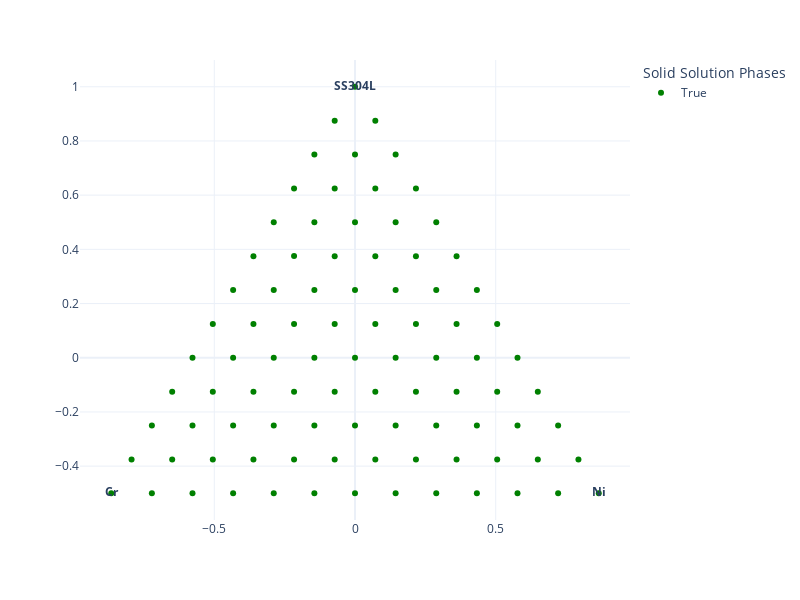

Write notebook code for a chart like this one.
### Code cell
fig = px.scatter(gridAtt_projected_df, x='x', y='y', color=gridFeasible, text=labels, hover_name=formulas,
              template='plotly_white', width=800, height=600, color_discrete_sequence=['green', 'red'], 
              labels={'color':'Solid Solution Phases', 'x':'', 'y':''})
fig.show()

### Figure 1 — Plotly figure (JSON) as saved in the notebook; plotly's stock layout.template omitted (floating-point values rounded to 4 significant figures)
{"data": [{"hovertemplate": "<b>%{hovertext}</b><br><br>Solid Solution Phases=True<br>=%{y}<br>text=%{text}<extra></extra>", "hovertext": ["(  0) Cr100.0 ", "(  1) Ni8.3 Cr91.7 ", "(  2) Ni16.7 Cr83.3 ", "(  3) Ni25.0 Cr75.0 ", "(  4) Ni33.3 Cr66.7 ", "(  5) Ni41.7 Cr58.3 ", "(  6) Ni50.0 Cr50.0 ", "(  7) Ni58.3 Cr41.7 ", "(  8) Ni66.7 Cr33.3 ", "(  9) Ni75.0 Cr25.0 ", "( 10) Ni83.3 Cr16.7 ", "( 11) Ni91.7 Cr8.3 ", "( 12) Ni100.0 ", "( 13) Ni0.8 Cr93.3 Fe5.9 ", "( 14) Ni9.1 Cr85.0 Fe5.9 ", "( 15) Ni17.5 Cr76.7 Fe5.9 ", "( 16) Ni25.8 Cr68.3 Fe5.9 ", "( 17) Ni34.1 Cr60.0 Fe5.9 ", "( 18) Ni42.5 Cr51.7 Fe5.9 ", "( 19) Ni50.8 Cr43.3 Fe5.9 ", "( 20) Ni59.1 Cr35.0 Fe5.9 ", "( 21) Ni67.5 Cr26.7 Fe5.9 ", "( 22) Ni75.8 Cr18.3 Fe5.9 ", "( 23) Ni84.1 Cr10.0 Fe5.9 ", "( 24) Ni92.5 Cr1.7 Fe5.9 ", "( 25) Ni1.6 Cr86.7 Fe11.7 ", "( 26) Ni9.9 Cr78.3 Fe11.7 ", "( 27) Ni18.3 Cr70.0 Fe11.7 ", "( 28) Ni26.6 Cr61.7 Fe11.7 ", "( 29) Ni34.9 Cr53.3 Fe11.7 ", "( 30) Ni43.3 Cr45.0 Fe11.7 ", "( 31) Ni51.6 Cr36.7 Fe11.7 ", "( 32) Ni59.9 Cr28.3 Fe11.7 ", "( 33) Ni68.3 Cr20.0 Fe11.7 ", "( 34) Ni76.6 Cr11.7 Fe11.7 ", "( 35) Ni84.9 Cr3.3 Fe11.7 ", "( 36) Ni2.4 Cr80.0 Fe17.6 ", "( 37) Ni10.7 Cr71.7 Fe17.6 ", "( 38) Ni19.1 Cr63.3 Fe17.6 ", "( 39) Ni27.4 Cr55.0 Fe17.6 ", "( 40) Ni35.7 Cr46.7 Fe17.6 ", "( 41) Ni44.1 Cr38.3 Fe17.6 ", "( 42) Ni52.4 Cr30.0 Fe17.6 ", "( 43) Ni60.7 Cr21.7 Fe17.6 ", "( 44) Ni69.1 Cr13.3 Fe17.6 ", "( 45) Ni77.4 Cr5.0 Fe17.6 ", "( 46) Ni3.2 Cr73.3 Fe23.5 ", "( 47) Ni11.5 Cr65.0 Fe23.5 ", "( 48) Ni19.9 Cr56.6 Fe23.5 ", "( 49) Ni28.2 Cr48.3 Fe23.5 ", "( 50) Ni36.5 Cr40.0 Fe23.5 ", "( 51) Ni44.9 Cr31.6 Fe23.5 ", "( 52) Ni53.2 Cr23.3 Fe23.5 ", "( 53) Ni61.5 Cr15.0 Fe23.5 ", "( 54) Ni69.9 Cr6.6 Fe23.5 ", "( 55) Ni4.0 Cr66.6 Fe29.4 ", "( 56) Ni12.3 Cr58.3 Fe29.4 ", "( 57) Ni20.7 Cr50.0 Fe29.4 ", "( 58) Ni29.0 Cr41.6 Fe29.4 ", "( 59) Ni37.3 Cr33.3 Fe29.4 ", "( 60) Ni45.7 Cr25.0 Fe29.4 ", "( 61) Ni54.0 Cr16.6 Fe29.4 ", "( 62) Ni62.3 Cr8.3 Fe29.4 ", "( 63) Ni4.8 Cr60.0 Fe35.2 ", "( 64) Ni13.1 Cr51.6 Fe35.2 ", "( 65) Ni21.5 Cr43.3 Fe35.2 ", "( 66) Ni29.8 Cr35.0 Fe35.2 ", "( 67) Ni38.1 Cr26.6 Fe35.2 ", "( 68) Ni46.5 Cr18.3 Fe35.2 ", "( 69) Ni54.8 Cr10.0 Fe35.2 ", "( 70) Ni5.6 Cr53.3 Fe41.1 ", "( 71) Ni13.9 Cr45.0 Fe41.1 ", "( 72) Ni22.3 Cr36.6 Fe41.1 ", "( 73) Ni30.6 Cr28.3 Fe41.1 ", "( 74) Ni38.9 Cr20.0 Fe41.1 ", "( 75) Ni47.3 Cr11.6 Fe41.1 ", "( 76) Ni6.4 Cr46.6 Fe47.0 ", "( 77) Ni14.7 Cr38.3 Fe47.0 ", "( 78) Ni23.1 Cr30.0 Fe47.0 ", "( 79) Ni31.4 Cr21.6 Fe47.0 ", "( 80) Ni39.7 Cr13.3 Fe47.0 ", "( 81) Ni7.2 Cr40.0 Fe52.8 ", "( 82) Ni15.5 Cr31.6 Fe52.8 ", "( 83) Ni23.9 Cr23.3 Fe52.8 ", "( 84) Ni32.2 Cr15.0 Fe52.8 ", "( 85) Ni8.0 Cr33.3 Fe58.7 ", "( 86) Ni16.3 Cr24.9 Fe58.7 ", "( 87) Ni24.7 Cr16.6 Fe58.7 ", "( 88) Ni8.8 Cr26.6 Fe64.6 ", "( 89) Ni17.1 Cr18.3 Fe64.6 ", "( 90) Ni9.6 Cr19.9 Fe70.4 "], "legendgroup": "True", "marker": {"color": "green", "symbol": "circle"}, "mode": "markers+text", "name": "True", "orientation": "v", "showlegend": true, "text": ["<b>Cr</b>", "", "", "", "", "", "", "", "", "", "", "", "<b>Ni</b>", "", "", "", "", "", "", "", "", "", "", "", "", "", "", "", "", "", "", "", "", "", "", "", "", "", "", "", "", "", "", "", "", "", "", "", "", "", "", "", "", "", "", "", "", "", "", "", "", "", "", "", "", "", "", "", "", "", "", "", "", "", "", "", "", "", "", "", "", "", "", "", "", "", "", "", "", "", "<b>SS304L</b>"], "type": "scatter", "x": [-0.866, -0.7217, -0.5774, -0.433, -0.2887, -0.1443, 0, 0.1443, 0.2887, 0.433, 0.5774, 0.7217, 0.866, -0.7939, -0.6495, -0.5052, -0.3608, -0.2165, -0.07217, 0.07217, 0.2165, 0.3608, 0.5052, 0.6495, 0.7939, -0.7217, -0.5774, -0.433, -0.2887, -0.1443, -1.602e-17, 0.1443, 0.2887, 0.433, 0.5774, 0.7217, -0.6495, -0.5052, -0.3608, -0.2165, -0.07217, 0.07217, 0.2165, 0.3608, 0.5052, 0.6495, -0.5774, -0.433, -0.2887, -0.1443, 1.602e-17, 0.1443, 0.2887, 0.433, 0.5774, -0.5052, -0.3608, -0.2165, -0.07217, 0.07217, 0.2165, 0.3608, 0.5052, -0.433, -0.2887, -0.1443, 0, 0.1443, 0.2887, 0.433, -0.3608, -0.2165, -0.07217, 0.07217, 0.2165, 0.3608, -0.2887, -0.1443, 8.012e-18, 0.1443, 0.2887, -0.2165, -0.07217, 0.07217, 0.2165, -0.1443, 4.006e-18, 0.1443, -0.07217, 0.07217, 0], "xaxis": "x", "y": [-0.5, -0.5, -0.5, -0.5, -0.5, -0.5, -0.5, -0.5, -0.5, -0.5, -0.5, -0.5, -0.5, -0.375, -0.375, -0.375, -0.375, -0.375, -0.375, -0.375, -0.375, -0.375, -0.375, -0.375, -0.375, -0.25, -0.25, -0.25, -0.25, -0.25, -0.25, -0.25, -0.25, -0.25, -0.25, -0.25, -0.125, -0.125, -0.125, -0.125, -0.125, -0.125, -0.125, -0.125, -0.125, -0.125, 0, -5.551e-17, 0, -2.776e-17, 0, -2.776e-17, -1.388e-17, -3.469e-17, 0, 0.125, 0.125, 0.125, 0.125, 0.125, 0.125, 0.125, 0.125, 0.25, 0.25, 0.25, 0.25, 0.25, 0.25, 0.25, 0.375, 0.375, 0.375, 0.375, 0.375, 0.375, 0.5, 0.5, 0.5, 0.5, 0.5, 0.625, 0.625, 0.625, 0.625, 0.75, 0.75, 0.75, 0.875, 0.875, 1], "yaxis": "y"}], "layout": {"height": 600, "legend": {"title": {"text": "Solid Solution Phases"}, "tracegroupgap": 0}, "margin": {"t": 60}, "width": 800, "xaxis": {"anchor": "y", "domain": [0, 1], "title": {"text": ""}}, "yaxis": {"anchor": "x", "domain": [0, 1], "title": {"text": ""}}}}
